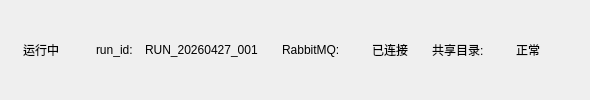
     <widget class="QWidget" name="TopStatusBar" native="true">
      <layout class="QHBoxLayout" name="TopStatusLayout">
       <property name="spacing">
        <number>12</number>
       </property>
       <property name="leftMargin">
        <number>10</number>
       </property>
       <property name="topMargin">
        <number>4</number>
       </property>
       <property name="rightMargin">
        <number>10</number>
       </property>
       <property name="bottomMargin">
        <number>4</number>
       </property>
       <item>
        <widget class="QLabel" name="RunStateLabel">
         <property name="minimumSize">
          <size>
           <width>62</width>
           <height>22</height>
          </size>
         </property>
         <property name="maximumSize">
          <size>
           <width>74</width>
           <height>22</height>
          </size>
         </property>
         <property name="text">
          <string>运行中</string>
         </property>
         <property name="alignment">
          <set>Qt::AlignCenter</set>
         </property>
         <property name="runState" stdset="0">
          <string>running</string>
         </property>
        </widget>
       </item>
       <item>
        <widget class="QFrame" name="TopVLine_1">
         <property name="frameShape">
          <enum>QFrame::NoFrame</enum>
         </property>
         <property name="topLine" stdset="0">
          <bool>true</bool>
         </property>
        </widget>
       </item>
       <item>
        <widget class="QLabel" name="RunIdTitleLabel">
         <property name="text">
          <string>run_id:</string>
         </property>
        </widget>
       </item>
       <item>
        <widget class="QLabel" name="RunIdValueLabel">
         <property name="text">
          <string>RUN_20260427_001</string>
         </property>
        </widget>
       </item>
       <item>
        <widget class="QFrame" name="TopVLine_2">
         <property name="frameShape">
          <enum>QFrame::NoFrame</enum>
         </property>
         <property name="topLine" stdset="0">
          <bool>true</bool>
         </property>
        </widget>
       </item>
       <item>
        <widget class="QLabel" name="RabbitMqTitleLabel">
         <property name="text">
          <string>RabbitMQ:</string>
         </property>
        </widget>
       </item>
       <item>
        <widget class="QLabel" name="RabbitMqDotLabel">
         <property name="minimumSize">
          <size>
           <width>8</width>
           <height>8</height>
          </size>
         </property>
         <property name="maximumSize">
          <size>
           <width>8</width>
           <height>8</height>
          </size>
         </property>
         <property name="text">
          <string/>
         </property>
         <property name="connState" stdset="0">
          <string>connected</string>
         </property>
        </widget>
       </item>
       <item>
        <widget class="QLabel" name="RabbitMqStateLabel">
         <property name="text">
          <string>已连接</string>
         </property>
        </widget>
       </item>
       <item>
        <widget class="QFrame" name="TopVLine_3">
         <property name="frameShape">
          <enum>QFrame::NoFrame</enum>
         </property>
         <property name="topLine" stdset="0">
          <bool>true</bool>
         </property>
        </widget>
       </item>
       <item>
        <widget class="QLabel" name="SharedDirTitleLabel">
         <property name="text">
          <string>共享目录:</string>
         </property>
        </widget>
       </item>
       <item>
        <widget class="QLabel" name="SharedDirDotLabel">
         <property name="minimumSize">
          <size>
           <width>8</width>
           <height>8</height>
          </size>
         </property>
         <property name="maximumSize">
          <size>
           <width>8</width>
           <height>8</height>
          </size>
         </property>
         <property name="text">
          <string/>
         </property>
         <property name="dirState" stdset="0">
          <string>normal</string>
         </property>
        </widget>
       </item>
       <item>
        <widget class="QLabel" name="SharedDirStateLabel">
         <property name="text">
          <string>正常</string>
         </property>
        </widget>
       </item>
       <item>
        <spacer name="TopStatusSpacer">
         <property name="orientation">
          <enum>Qt::Horizontal</enum>
         </property>
         <property name="sizeHint" stdset="0">
          <size>
           <width>40</width>
           <height>20</height>
          </size>
         </property>
        </spacer>
       </item>
      </layout>
     </widget>
